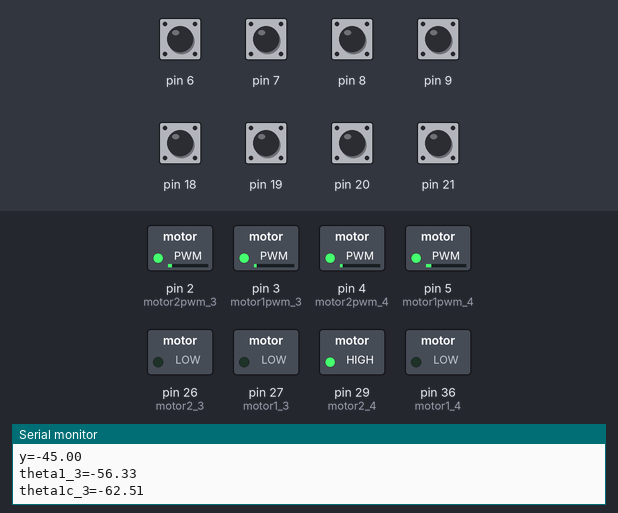
Recording of a sketch running on a simulated Arduino Mega 2560, built with avr-gcc and run on an emulated ATmega2560. Parts: switched loads named in the sketch (green lamp = pin HIGH), the last lines printed to the serial monitor. Dashed ring = blinking. The inputs (shaded band) are chosen by the test bench; at power-on: pin 6–9, pin 18–21 HIGH.

Above: at 1.2 s.
1.3 s: pin 21 pulled LOW for 0.15 s
At 2.36 s:
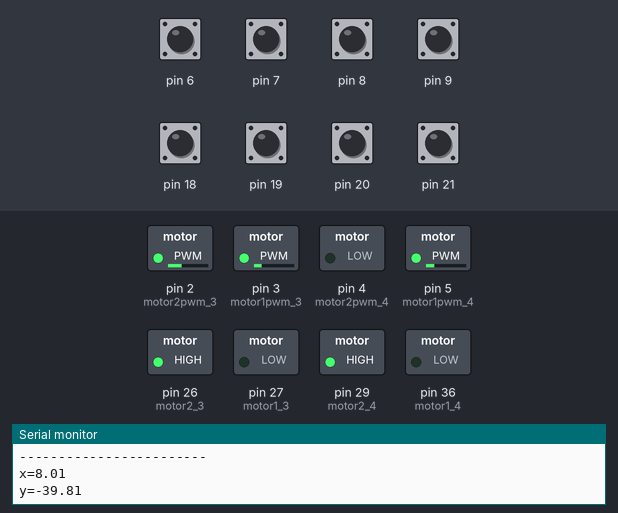
4.3 s: pin 19 pulled LOW for 0.15 s
At 4.53 s:
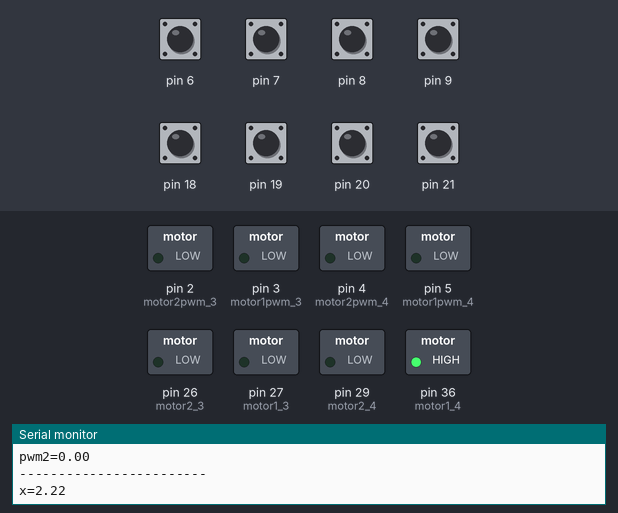
7.4 s: pin 20 pulled LOW for 0.15 s
At 7.56 s:
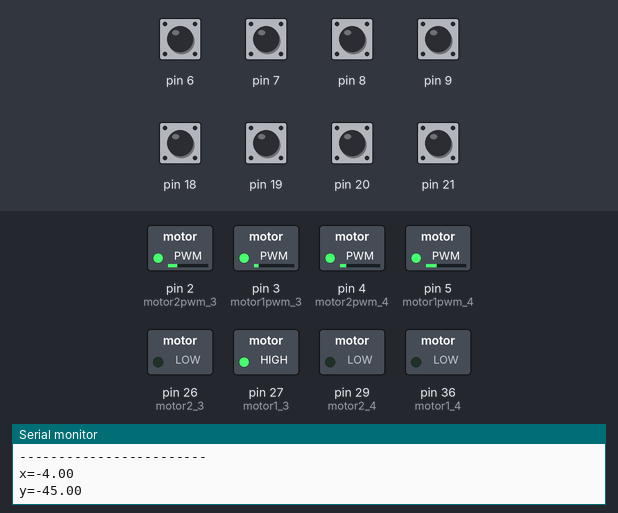
10.4 s: pin 18 pulled LOW for 0.15 s
At 11.24 s:
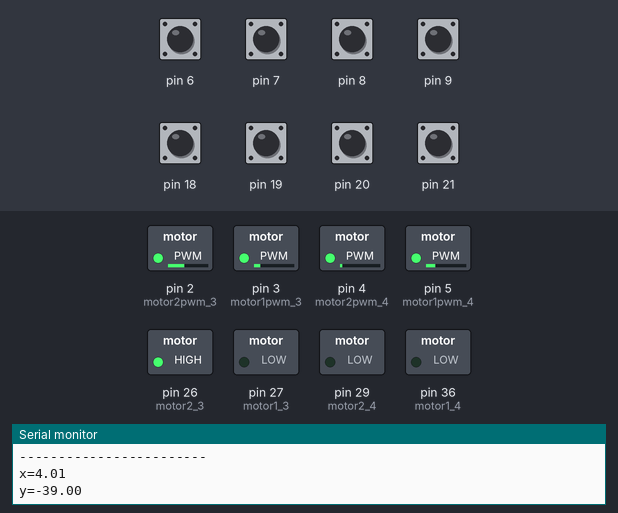
13.5 s: pin 21 pulled LOW for 1 s
17.5 s: pin 20 pulled LOW for 1 s
Timing chart, 0 to 21.5 s (numbered marks = the images above; inputs shaded):
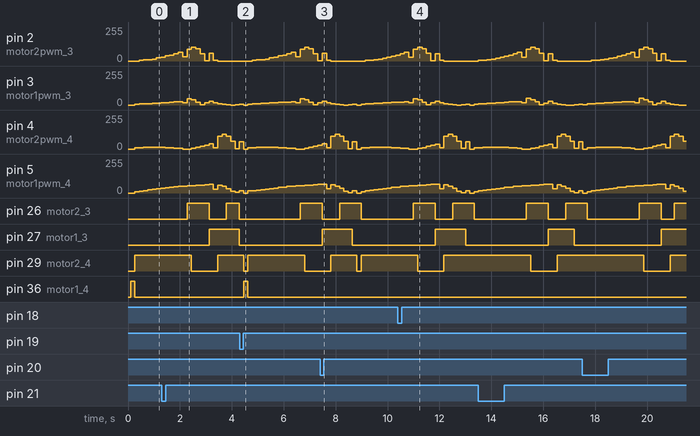

The sketch:

KittyTG2.ino
```cpp
#define motor1_3  27
#define motor2_3  26
#define motor1pwm_3  3
#define motor2pwm_3  2

#define motor1_4  36
#define motor2_4  29
#define motor1pwm_4  5
#define motor2pwm_4  4

#include <SoftwareSerial.h>

SoftwareSerial mySerial1(10, 11); // RX, TX

int bb=1;

float w = 0.1, alpha_3, theta1c_3 = 0.0 , theta2c_3 = 0.0, theta1_3, theta2_3, error1_3, error2_3, correction1_3, correction2_3, c1_3, c2_3;
float dif_error1_3 , prev_error1_3 = 0.0 , dif_error2_3 , prev_error2_3 = 0.0;

float alpha_4, theta1c_4 = 0.0 , theta2c_4 = 0.0, theta1_4, theta2_4, error1_4, error2_4, correction1_4, correction2_4, c1_4, c2_4;
float dif_error1_4 , prev_error1_4 = 0.0 , dif_error2_4 , prev_error2_4 = 0.0;

float Kp1 = 1.5, Kp2 = 1.5, Kd1 = 2.0, Kd2 = 2.0 ;

int l1 = 25, l2 = 25, a = 20, b = 7;

volatile int temp1_3 , counter1_3 = 0;
volatile int temp2_3 , counter2_3 = 0;

volatile int temp1_4 , counter1_4 = 0;
volatile int temp2_4 , counter2_4 = 0;


void setup()
{
  Serial.begin(9600);
  mySerial1.begin(9600);

//  LEG-3

  pinMode(21, INPUT_PULLUP);
  pinMode(6, INPUT_PULLUP);
  attachInterrupt(2, ai2_3, RISING);

  pinMode(20, INPUT_PULLUP);
  pinMode(7, INPUT_PULLUP);
  attachInterrupt(3, ai3_3, RISING);

  pinMode(motor1_3, OUTPUT);
  pinMode(motor1pwm_3, OUTPUT);
  pinMode(motor2_3, OUTPUT);
  pinMode(motor2pwm_3, OUTPUT);

  // LEG-4

  pinMode(19, INPUT_PULLUP);
  pinMode(8, INPUT_PULLUP);
  attachInterrupt(4, ai4_4, RISING);

  pinMode(18, INPUT_PULLUP);
  pinMode(9, INPUT_PULLUP);
  attachInterrupt(5, ai5_4, RISING);

  pinMode(motor1_4, OUTPUT);
  pinMode(motor1pwm_4, OUTPUT);
  pinMode(motor2_4, OUTPUT);
  pinMode(motor2pwm_4, OUTPUT);

}

void loop()
{
    for (float u = 0.0001; u < 10.68 ; u = u + 0.89)
    {

      float xe_4 = -6 + u ;
      float ye_4 = -45;

      float xe_3 = 1.3333 + u ;
      float ye_3 = -45 ;

      if ( counter1_3 != temp1_3 )
      {
        temp1_3 = counter1_3;

        if (counter1_3 > 600)
          counter1_3 = 0;

        theta1c_3 = (counter1_3 * 0.6);
      }

      if ( counter2_3 != temp2_3 )
      {
        temp2_3 = counter2_3;

        if (counter2_3 > 600)
          counter2_3 = 0;

        theta2c_3 = -(counter2_3 * 0.6);
      }

      if ( counter1_4 != temp1_4 )
      {
        temp1_4 = counter1_4;

        if (counter1_4 > 600)
          counter1_4 = 0;

        theta1c_4 = (counter1_4 * 0.6);
      }

      if ( counter2_4 != temp2_4 )
      {
        temp2_4 = counter2_4;

        if (counter2_4 > 600)
          counter2_4 = 0;

        theta2c_4 = -(counter2_4 * 0.6);
      }


        if (atan(ye_3 / xe_3) > 0)
          alpha_3 = atan(ye_3 / xe_3) - PI;

        else
          alpha_3 = atan(ye_3 / xe_3);

        if (atan(ye_4 / xe_4) > 0)
          alpha_4 = atan(ye_4 / xe_4) - PI;

        else
          alpha_4 = atan(ye_4 / xe_4);


        theta1_3 = 57.2958 * (cosine_rule(l2, l1, sqrt((xe_3 * xe_3) + (ye_3 * ye_3))) + alpha_3);
        theta2_3 = 57.2958 * (-3.14159 + cosine_rule(sqrt(xe_3 * xe_3 + ye_3 * ye_3), l1, l2));

        error1_3 = theta1_3 - theta1c_3 + 62.513;
        error2_3 = theta2_3 - theta2c_3/4 + 51.58;

        dif_error1_3 = error1_3 - prev_error1_3;
        prev_error1_3 = error1_3;
        dif_error2_3 = error2_3 - prev_error2_3;
        prev_error2_3 = error2_3;

        c1_3 = Kp1 * error1_3 + Kd1 * (dif_error1_3);
        c2_3 = Kp2 * error2_3 + Kd2 * (dif_error2_3);

        correction1_3 = map(abs(c1_3), 0, 30, 0, 50); //50
        correction2_3 = map(abs(c2_3), 0, 35, 0, 175);//175

//        Serial.print("x=");
//        Serial.println(xe_3);
//        Serial.print("y=");
//        Serial.println(ye_3);
//        Serial.print("theta1_3=");
//        Serial.println(theta1_3);
//        Serial.print("theta1c_3=");
//        Serial.println(theta1c_3-62.513);
//        Serial.print("theta2c_3=");
//        Serial.println(theta2c_3-51.58);
//        Serial.print("theta2_3=");
//        Serial.println(theta2_3);
//        Serial.print("c1_3=");
//        Serial.println(c1_3);
//        Serial.print("c2_3=");
//        Serial.println(c2_3);
//        Serial.print("pwm1=");
//        Serial.println(correction1_3);
//        Serial.print("pwm2=");
//        Serial.println(correction2_3);
//        Serial.println("------------------------");

        theta1_4 = 57.2958 * (cosine_rule(l2, l1, sqrt((xe_4 * xe_4) + (ye_4 * ye_4))) + alpha_4);
        theta2_4 = 57.2958 * (-3.14159 + cosine_rule(sqrt(xe_4 * xe_4 + ye_4 * ye_4), l1, l2));

        error1_4 = theta1_4 - theta1c_4 + 72.815;
        error2_4 = theta2_4 - theta2c_4/4 + 49.55;

        dif_error1_4 = error1_4 - prev_error1_4;
        prev_error1_4 = error1_4;
        dif_error2_4 = error2_4 - prev_error2_4;
        prev_error2_4 = error2_4;

        c1_4 = Kp1 * error1_4 + Kd1 * (dif_error1_4);
        c2_4 = Kp2 * error2_4 + Kd2 * (dif_error2_4);

        correction1_4 = map(abs(c1_4), 0, 30, 0, 70);     //50
        correction2_4 = map(abs(c2_4), 0, 35, 0, 175);    //175

//        Serial.print("x=");
//        Serial.println(xe_4);
//        Serial.print("y=");
//        Serial.println(ye_4);
//        Serial.print("theta1_4=");
//        Serial.println(theta1_4);
//        Serial.print("theta1c_4=");
//        Serial.println(theta1c_4-72.815);
//        Serial.print("theta2c_4=");
//        Serial.println(theta2c_4-49.55);
//        Serial.print("theta2_4=");
//        Serial.println(theta2_4);
//        Serial.print("c1_4=");
//        Serial.println(c1_4);
//        Serial.print("c2_4=");
//        Serial.println(c2_4);
//        Serial.print("pwm1=");
//        Serial.println(correction1_4);
//        Serial.print("pwm2=");
//        Serial.println(correction2_4);
//        Serial.println("------------------------");

        Serial.print("x=");
        Serial.println(xe_3);
        Serial.print("y=");
        Serial.println(ye_3);
        Serial.print("theta1_3=");
        Serial.println(theta1_3);
        Serial.print("theta1c_3=");
        Serial.println(theta1c_3-62.513);
        Serial.print("theta2c_3=");
        Serial.println(theta2c_3-51.58);
        Serial.print("theta2_3=");
        Serial.println(theta2_3);
        Serial.print("c1_3=");
        Serial.println(c1_3);
        Serial.print("c2_3=");
        Serial.println(c2_3);
        Serial.print("pwm1=");
        Serial.println(correction1_3);
        Serial.print("pwm2=");
        Serial.println(correction2_3);
        Serial.println("------------------------");

        if (error1_3 < 0 )
        {
          upr_mtr_fwd_3();
          analogWrite(motor1pwm_3, abs(correction1_3));
        }
        else if (error1_3 > 0)
        {
          upr_mtr_bwd_3();
          analogWrite(motor1pwm_3, abs(correction1_3));
        }

        if (error2_3 < 0)
        {
          lwr_mtr_fwd_3();
          analogWrite(motor2pwm_3, abs(correction2_3));
        }
        else if (error2_3 > 0)
        {
          lwr_mtr_bwd_3();
          analogWrite(motor2pwm_3, abs(correction2_3));
        }

        if (error1_4 < 0 )
        {
          upr_mtr_fwd_4();
          analogWrite(motor1pwm_4, abs(correction1_4));
        }
        else if (error1_4 > 0)
        {
          upr_mtr_bwd_4();
          analogWrite(motor1pwm_4, abs(correction1_4));
        }

        if (error2_4 < 0)
        {
          lwr_mtr_fwd_4();
          analogWrite(motor2pwm_4, abs(correction2_4));
        }
        else if (error2_4 > 0)
        {
          lwr_mtr_bwd_4();
          analogWrite(motor2pwm_4, abs(correction2_4));
        }
    }

    for (float t = 0, u = 0; t < 3.139, u < 5.34 ; t = t + 0.523, u = u + 0.89)
    {

      float xe_3 = 4 + 8*cos(t);
      float ye_3 = -45 + 6*sin(t);

      float xe_4 = 4.66 + u ;
      float ye_4 = -45 ;

      if ( counter1_3 != temp1_3 )
      {
        temp1_3 = counter1_3;

        if (counter1_3 > 600)
          counter1_3 = 0;

        theta1c_3 = (counter1_3 * 0.6);
      }

      if ( counter2_3 != temp2_3 )
      {
        temp2_3 = counter2_3;

        if (counter2_3 > 600)
          counter2_3 = 0;

        theta2c_3 = -(counter2_3 * 0.6);
      }

      if ( counter1_4 != temp1_4 )
      {
        temp1_4 = counter1_4;

        if (counter1_4 > 600)
          counter1_4 = 0;

        theta1c_4 = (counter1_4 * 0.6);
      }

      if ( counter2_4 != temp2_4 )
      {
        temp2_4 = counter2_4;

        if (counter2_4 > 600)
          counter2_4 = 0;

        theta2c_4 = -(counter2_4 * 0.6);
      }


        if (atan(ye_3 / xe_3) > 0)
          alpha_3 = atan(ye_3 / xe_3) - PI;

        else
          alpha_3 = atan(ye_3 / xe_3);

        if (atan(ye_4 / xe_4) > 0)
          alpha_4 = atan(ye_4 / xe_4) - PI;

        else
          alpha_4 = atan(ye_4 / xe_4);


        theta1_3 = 57.2958 * (cosine_rule(l2, l1, sqrt((xe_3 * xe_3) + (ye_3 * ye_3))) + alpha_3);
        theta2_3 = 57.2958 * (-3.14159 + cosine_rule(sqrt(xe_3 * xe_3 + ye_3 * ye_3), l1, l2));

        error1_3 = theta1_3 - theta1c_3 + 62.513;
        error2_3 = theta2_3 - theta2c_3/4 + 51.58;

        dif_error1_3 = error1_3 - prev_error1_3;
        prev_error1_3 = error1_3;
        dif_error2_3 = error2_3 - prev_error2_3;
        prev_error2_3 = error2_3;

        c1_3 = Kp1 * error1_3 + Kd1 * (dif_error1_3);
        c2_3 = Kp2 * error2_3 + Kd2 * (dif_error2_3);

        correction1_3 = map(abs(c1_3), 0, 70, 0, 80);       //80
        correction2_3 = map(abs(c2_3), 0, 90, 0, 175);       //175

//        Serial.print("x=");
//        Serial.println(xe_3);
//        Serial.print("y=");
//        Serial.println(ye_3);
//        Serial.print("theta1_3=");
//        Serial.println(theta1_3);
//        Serial.print("theta1c_3=");
//        Serial.println(theta1c_3-62.513);
//        Serial.print("theta2c_3=");
//        Serial.println(theta2c_3-51.58);
//        Serial.print("theta2_3=");
//        Serial.println(theta2_3);
//        Serial.print("c1_3=");
//        Serial.println(c1_3);
//        Serial.print("c2_3=");
//        Serial.println(c2_3);
//        Serial.print("pwm1=");
//        Serial.println(correction1_3);
//        Serial.print("pwm2=");
//        Serial.println(correction2_3);
//        Serial.println("------------------------");

        theta1_4 = 57.2958 * (cosine_rule(l2, l1, sqrt((xe_4 * xe_4) + (ye_4 * ye_4))) + alpha_4);
        theta2_4 = 57.2958 * (-3.14159 + cosine_rule(sqrt(xe_4 * xe_4 + ye_4 * ye_4), l1, l2));

        error1_4 = theta1_4 - theta1c_4 + 72.815;
        error2_4 = theta2_4 - theta2c_4/4 + 49.55;

        dif_error1_4 = error1_4 - prev_error1_4;
        prev_error1_4 = error1_4;
        dif_error2_4 = error2_4 - prev_error2_4;
        prev_error2_4 = error2_4;

        c1_4 = Kp1 * error1_4 + Kd1 * (dif_error1_4);
        c2_4 = Kp2 * error2_4 + Kd2 * (dif_error2_4);

        correction1_4 = map(abs(c1_4), 0, 30, 0, 70);     //50
        correction2_4 = map(abs(c2_4), 0, 35, 0, 175);    //175

//        Serial.print("x=");
//        Serial.println(xe_4);
//        Serial.print("y=");
//        Serial.println(ye_4);
//        Serial.print("theta1_4=");
//        Serial.println(theta1_4);
//        Serial.print("theta1c_4=");
//        Serial.println(theta1c_4-72.815);
//        Serial.print("theta2c_4=");
//        Serial.println(theta2c_4-49.55);
//        Serial.print("theta2_4=");
//        Serial.println(theta2_4);
//        Serial.print("c1_4=");
//        Serial.println(c1_4);
//        Serial.print("c2_4=");
//        Serial.println(c2_4);
//        Serial.print("pwm1=");
//        Serial.println(correction1_4);
//        Serial.print("pwm2=");
//        Serial.println(correction2_4);
//        Serial.println("------------------------");

        Serial.print("x=");
        Serial.println(xe_3);
        Serial.print("y=");
        Serial.println(ye_3);
        Serial.print("theta1_3=");
        Serial.println(theta1_3);
        Serial.print("theta1c_3=");
        Serial.println(theta1c_3-62.513);
        Serial.print("theta2c_3=");
        Serial.println(theta2c_3-51.58);
        Serial.print("theta2_3=");
        Serial.println(theta2_3);
        Serial.print("c1_3=");
        Serial.println(c1_3);
        Serial.print("c2_3=");
        Serial.println(c2_3);
        Serial.print("pwm1=");
        Serial.println(correction1_3);
        Serial.print("pwm2=");
        Serial.println(correction2_3);
        Serial.println("------------------------");

        if (error1_3 < 0 ){
          upr_mtr_fwd_3();
          analogWrite(motor1pwm_3, abs(correction1_3));
        }

        else if (error1_3 > 0)
        {
          upr_mtr_bwd_3();
          analogWrite(motor1pwm_3, abs(correction1_3));
        }

        if (error2_3 < 0)
        {
          lwr_mtr_fwd_3();
          analogWrite(motor2pwm_3, abs(correction2_3));
        }
        else if (error2_3 > 0)
        {
          lwr_mtr_bwd_3();
          analogWrite(motor2pwm_3, abs(correction2_3));
        }

        if (error1_4 < 0 )
        {
          upr_mtr_fwd_4();
          analogWrite(motor1pwm_4, abs(correction1_4));
        }
        else if (error1_4 > 0)
        {
          upr_mtr_bwd_4();
          analogWrite(motor1pwm_4, abs(correction1_4));
        }

        if (error2_4 < 0)
        {
          lwr_mtr_fwd_4();
          analogWrite(motor2pwm_4, abs(correction2_4));
        }
        else if (error2_4 > 0)
        {
          lwr_mtr_bwd_4();
          analogWrite(motor2pwm_4, abs(correction2_4));
        }
    }

    for (float t = 0, u = 0; t < 3.139, u < 5.34 ; t = t + 0.523, u = u + 0.89)
    {

      float xe_4 = 2 + 8*cos(t);
      float ye_4 = -45 + 6*sin(t);

      float xe_3 = -4 + u ;
      float ye_3 = -45 ;

      if ( counter1_3 != temp1_3 )
      {
        temp1_3 = counter1_3;

        if (counter1_3 > 600)
          counter1_3 = 0;

        theta1c_3 = (counter1_3 * 0.6);
      }

      if ( counter2_3 != temp2_3 )
      {
        temp2_3 = counter2_3;

        if (counter2_3 > 600)
          counter2_3 = 0;

        theta2c_3 = -(counter2_3 * 0.6);
      }

      if ( counter1_4 != temp1_4 )
      {
        temp1_4 = counter1_4;

        if (counter1_4 > 600)
          counter1_4 = 0;

        theta1c_4 = (counter1_4 * 0.6);
      }

      if ( counter2_4 != temp2_4 )
      {
        temp2_4 = counter2_4;

        if (counter2_4 > 600)
          counter2_4 = 0;

        theta2c_4 = -(counter2_4 * 0.6);
      }


        if (atan(ye_3 / xe_3) > 0)
          alpha_3 = atan(ye_3 / xe_3) - PI;

        else
          alpha_3 = atan(ye_3 / xe_3);

        if (atan(ye_4 / xe_4) > 0)
          alpha_4 = atan(ye_4 / xe_4) - PI;

        else
          alpha_4 = atan(ye_4 / xe_4);


        theta1_3 = 57.2958 * (cosine_rule(l2, l1, sqrt((xe_3 * xe_3) + (ye_3 * ye_3))) + alpha_3);
        theta2_3 = 57.2958 * (-3.14159 + cosine_rule(sqrt(xe_3 * xe_3 + ye_3 * ye_3), l1, l2));

        error1_3 = theta1_3 - theta1c_3 + 62.513;
        error2_3 = theta2_3 - theta2c_3/4 + 51.58;

        dif_error1_3 = error1_3 - prev_error1_3;
        prev_error1_3 = error1_3;
        dif_error2_3 = error2_3 - prev_error2_3;
        prev_error2_3 = error2_3;

        c1_3 = Kp1 * error1_3 + Kd1 * (dif_error1_3);
        c2_3 = Kp2 * error2_3 + Kd2 * (dif_error2_3);

        correction1_3 = map(abs(c1_3), 0, 30, 0, 50);
        correction2_3 = map(abs(c2_3), 0, 35, 0, 175);     //175

//        Serial.print("x=");
//        Serial.println(xe_3);
//        Serial.print("y=");
//        Serial.println(ye_3);
//        Serial.print("theta1_3=");
//        Serial.println(theta1_3);
//        Serial.print("theta1c_3=");
//        Serial.println(theta1c_3-62.513);
//        Serial.print("theta2c_3=");
//        Serial.println(theta2c_3-51.58);
//        Serial.print("theta2_3=");
//        Serial.println(theta2_3);
//        Serial.print("c1_3=");
//        Serial.println(c1_3);
//        Serial.print("c2_3=");
//        Serial.println(c2_3);
//        Serial.print("pwm1=");
//        Serial.println(correction1_3);
//        Serial.print("pwm2=");
//        Serial.println(correction2_3);
//        Serial.println("------------------------");

        theta1_4 = 57.2958 * (cosine_rule(l2, l1, sqrt((xe_4 * xe_4) + (ye_4 * ye_4))) + alpha_4);
        theta2_4 = 57.2958 * (-3.14159 + cosine_rule(sqrt(xe_4 * xe_4 + ye_4 * ye_4), l1, l2));

        error1_4 = theta1_4 - theta1c_4 + 72.815;
        error2_4 = theta2_4 - theta2c_4/4 + 49.55;

        dif_error1_4 = error1_4 - prev_error1_4;
        prev_error1_4 = error1_4;
        dif_error2_4 = error2_4 - prev_error2_4;
        prev_error2_4 = error2_4;

        c1_4 = Kp1 * error1_4 + Kd1 * (dif_error1_4);
        c2_4 = Kp2 * error2_4 + Kd2 * (dif_error2_4);

        correction1_4 = map(abs(c1_4), 0, 70, 0, 80);   //80
        correction2_4 = map(abs(c2_4), 0, 90, 0, 175);   //175

//        Serial.print("x=");
//        Serial.println(xe_4);
//        Serial.print("y=");
//        Serial.println(ye_4);
//        Serial.print("theta1_4=");
//        Serial.println(theta1_4);
//        Serial.print("theta1c_4=");
//        Serial.println(theta1c_4-72.815);
//        Serial.print("theta2c_4=");
//        Serial.println(theta2c_4-49.55);
//        Serial.print("theta2_4=");
//        Serial.println(theta2_4);
//        Serial.print("c1_4=");
//        Serial.println(c1_4);
//        Serial.print("c2_4=");
//        Serial.println(c2_4);
//        Serial.print("pwm1=");
//        Serial.println(correction1_4);
//        Serial.print("pwm2=");
//        Serial.println(correction2_4);
//        Serial.println("------------------------");

        Serial.print("x=");
        Serial.println(xe_3);
        Serial.print("y=");
        Serial.println(ye_3);
        Serial.print("theta1_3=");
        Serial.println(theta1_3);
        Serial.print("theta1c_3=");
        Serial.println(theta1c_3-62.513);
        Serial.print("theta2c_3=");
        Serial.println(theta2c_3-51.58);
        Serial.print("theta2_3=");
        Serial.println(theta2_3);
        Serial.print("c1_3=");
        Serial.println(c1_3);
        Serial.print("c2_3=");
        Serial.println(c2_3);
        Serial.print("pwm1=");
        Serial.println(correction1_3);
        Serial.print("pwm2=");
        Serial.println(correction2_3);
        Serial.println("------------------------");

        if (error1_3 < 0 )
        {
          upr_mtr_fwd_3();
          analogWrite(motor1pwm_3, abs(correction1_3));
        }
        else if (error1_3 > 0)
        {
          upr_mtr_bwd_3();
          analogWrite(motor1pwm_3, abs(correction1_3));
        }

        if (error2_3 < 0)
        {
          lwr_mtr_fwd_3();
          analogWrite(motor2pwm_3, abs(correction2_3));
        }
        else if (error2_3 > 0)
        {
          lwr_mtr_bwd_3();
          analogWrite(motor2pwm_3, abs(correction2_3));
        }

        if (error1_4 < 0 )
        {
          upr_mtr_fwd_4();
          analogWrite(motor1pwm_4, abs(correction1_4));
        }
        else if (error1_4 > 0)
        {
          upr_mtr_bwd_4();
          analogWrite(motor1pwm_4, abs(correction1_4));
        }

        if (error2_4 < 0)
        {
          lwr_mtr_fwd_4();
          analogWrite(motor2pwm_4, abs(correction2_4));
        }
        else if (error2_4 > 0)
        {
          lwr_mtr_bwd_4();
          analogWrite(motor2pwm_4, abs(correction2_4));
        }
    }

}

  float cosine_rule(float c, float b, float a){
    float x = ( a * a + b * b - c * c ) / ( 2 * a * b );
    return acos(x);
  }

  void upr_mtr_fwd_3(){
    digitalWrite(motor1_3, HIGH);
  }

  void upr_mtr_bwd_3(){
    digitalWrite(motor1_3, LOW);
  }

  void lwr_mtr_fwd_3(){
    digitalWrite(motor2_3, HIGH);
  }

  void lwr_mtr_bwd_3(){
    digitalWrite(motor2_3, LOW);
  }

  void ai2_3(){
    if (digitalRead(6) == LOW)
    {
      counter1_3++;
    } else {
      counter1_3--;
    }
  }

  void ai3_3() {
  if (digitalRead(7) == LOW) {
      counter2_3++;
    } else {
      counter2_3--;
    }
  }

  void upr_mtr_fwd_4(){
    digitalWrite(motor1_4, HIGH);
  }

  void upr_mtr_bwd_4(){
    digitalWrite(motor1_4, LOW);
  }

  void lwr_mtr_fwd_4(){
    digitalWrite(motor2_4, HIGH);
  }

  void lwr_mtr_bwd_4(){
    digitalWrite(motor2_4, LOW);
  }

  void ai4_4(){
    if (digitalRead(8) == LOW)
    {
      counter1_4++;
    } else {
      counter1_4--;
    }
  }

  void ai5_4() {
  if (digitalRead(9) == LOW) {
      counter2_4++;
    } else {
      counter2_4--;
    }
  }
```
